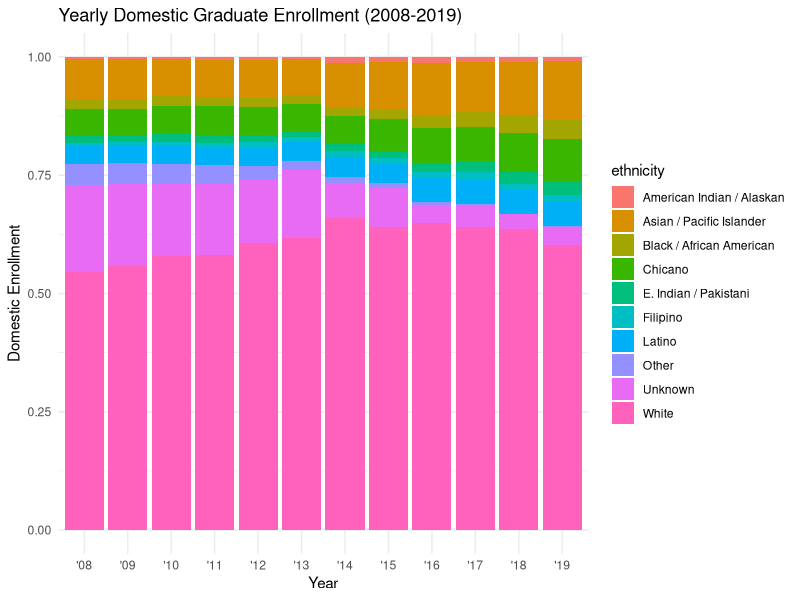

Write R code to recreate this figure.
## ---- chunk 1
knitr::opts_chunk$set(echo = TRUE)
library(tidyverse)
library(here)
## ---- chunk 2
ucsb_grad<-read_csv(here("data", "ucsb_grad_data.csv"))
## ---- chunk 3
# column graph 

ggplot(data = ucsb_grad, aes(x = year_abbr, y = domestic_enrollment)) + 
  geom_col(aes(fill = ethnicity), position="fill")+
  labs(y="Domestic Enrollment",
       x="Year",
       title = "Yearly Domestic Graduate Enrollment (2008-2019)") +
  theme_minimal()
